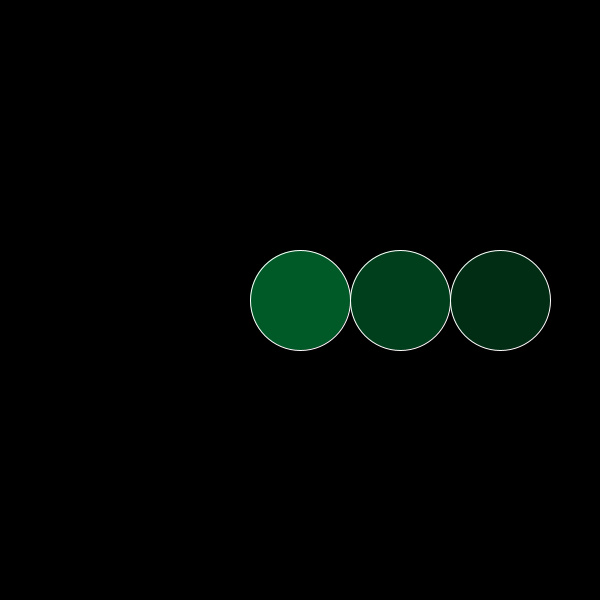
Frame 1 (no input)
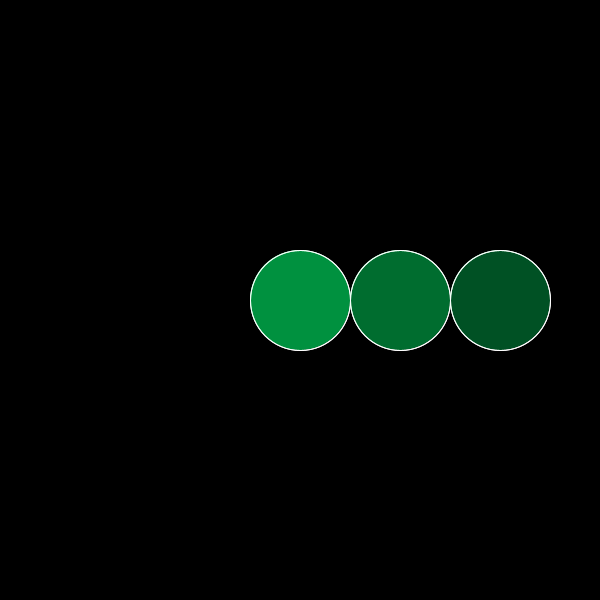
Frame 2 (the mouse pressed at the canvas centre, redrawn once)

The Processing sketch that drew these frames (run headless with seeded random() and noise(); the mouse was pressed at the canvas centre and the sketch redrawn once):

// Processing sketch: Exercicio 07
// ── Exercicio 07.pde
void setup() {  // setup() runs once
  size(600, 600);
  background(0);
  stroke(255);
  frameRate(60);
  noLoop();
}

void draw(){
  fill(0,230,100,100);
  translate(300,300);
  circle(0, 0, 100);
  fill(0,230,100,70);
  translate(100,0);
  circle(0, 0, 100);
  fill(0,230,100,50);
  translate(100,0);
  circle(0, 0, 100);
  
  save("exercicio_01.png");
}
